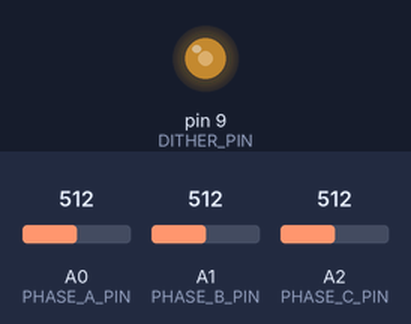
Bench run of a sketch on a simulated Arduino Uno, built with avr-gcc and run on an emulated ATmega328P. On the bench: output pins drawn as LEDs (lit = HIGH). The test bench sets the inputs (shaded band); at power-on: A0 (PHASE_A_PIN) = 512, A1 (PHASE_B_PIN) = 512, A2 (PHASE_C_PIN) = 512. What the sketch prints to the serial monitor is not drawn.

Above: at 1.2 s.
1.3 s: A0 (PHASE_A_PIN) set to 716
4.3 s: A1 (PHASE_B_PIN) set to 716
7.3 s: A2 (PHASE_C_PIN) set to 716
10.3 s: A2 (PHASE_C_PIN) set to 900
Timing chart, 0 to 12.8 s (numbered marks = the images above; inputs shaded):
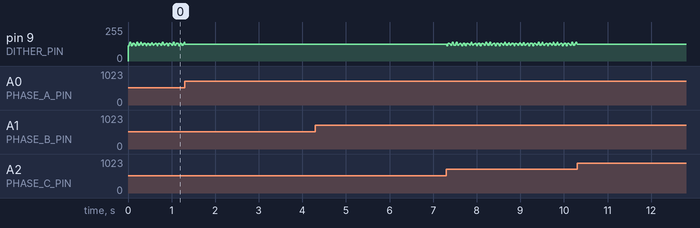

Measured:
- after the input at 1.3 s, pin 9 (DITHER_PIN): goes on until 1.3 s, then stays 127/255
- after the input at 4.3 s, every drawn part: stays the same

The sketch:

dq0_dither2.ino
```cpp
 const int PHASE_A_PIN = A0;
const int PHASE_B_PIN = A1;
const int PHASE_C_PIN = A2;
const int DITHER_PIN = 9;

const float VREF = 5.0;
const int ADC_MAX = 1023;
const float OFFSET_VOLTAGE = VREF / 2.0;
const float DEG_PER_RAD = 180.0 / PI;
const float DT = 0.01; // seconds

const float LAMBDA = 0.15; // momentum smoothing
const float MAX_DITHER_AMP = 12; // max PWM units (8-bit)
const float DITHER_FREQ = 100.0; // Hz
const int MAX_OVERSAMPLE = 8;

struct Complex {
  float re, im;

  Complex operator+(const Complex& b) const { return {re + b.re, im + b.im}; }
  Complex operator*(float s) const { return {re * s, im * s}; }
  float magnitude() const { return sqrt(re * re + im * im); }
  float angle() const { return atan2(im, re); }
};

Complex z_curr = {0, 0};
Complex momentum = {0, 0};

float prev_theta = 0;
float velocity = 0;

unsigned long t_start;

void setup() {
  Serial.begin(115200);
  pinMode(DITHER_PIN, OUTPUT);
  analogWrite(DITHER_PIN, 127); // midpoint
  t_start = millis();
}

void loop() {
  float time = (millis() - t_start) / 1000.0;

  // --- Adaptive Oversampling Setup ---
  int oversample_count = 1;
  float Va = 0, Vb = 0, Vc = 0;

  // Initial rough sample to estimate magnitude
  float V1 = analogRead(PHASE_A_PIN) * VREF / ADC_MAX - OFFSET_VOLTAGE;
  float V2 = analogRead(PHASE_B_PIN) * VREF / ADC_MAX - OFFSET_VOLTAGE;
  float V3 = analogRead(PHASE_C_PIN) * VREF / ADC_MAX - OFFSET_VOLTAGE;

  float Valpha_est = (2.0 / 3.0) * (V1 - 0.5 * V2 - 0.5 * V3);
  float Vbeta_est = (2.0 / 3.0) * ((sqrt(3.0) / 2.0) * (V2 - V3));
  float z_mag = sqrt(Valpha_est * Valpha_est + Vbeta_est * Vbeta_est);

  // Oversampling factor (inversely proportional to signal magnitude)
  if (z_mag < 0.05)      oversample_count = 8;
  else if (z_mag < 0.1)  oversample_count = 6;
  else if (z_mag < 0.2)  oversample_count = 4;
  else if (z_mag < 0.5)  oversample_count = 2;

  // --- Oversample Analog Inputs ---
  for (int i = 0; i < oversample_count; ++i) {
    Va += analogRead(PHASE_A_PIN) * VREF / ADC_MAX - OFFSET_VOLTAGE;
    Vb += analogRead(PHASE_B_PIN) * VREF / ADC_MAX - OFFSET_VOLTAGE;
    Vc += analogRead(PHASE_C_PIN) * VREF / ADC_MAX - OFFSET_VOLTAGE;
  }

  Va /= oversample_count;
  Vb /= oversample_count;
  Vc /= oversample_count;

  // --- Clarke Transform ---
  float Valpha = (2.0 / 3.0) * (Va - 0.5 * Vb - 0.5 * Vc);
  float Vbeta  = (2.0 / 3.0) * ((sqrt(3.0) / 2.0) * (Vb - Vc));
  z_curr = {Valpha, Vbeta};
  z_mag = z_curr.magnitude();

  // --- Adaptive Dither Amplitude ---
  float dither_amp = MAX_DITHER_AMP / (1.0 + 20.0 * z_mag); // smaller amplitude at high signal
  float triangle = 2.0 * fabs(2.0 * (time * DITHER_FREQ - floor(time * DITHER_FREQ + 0.5))) - 1.0;
  int pwm_value = 127 + int(triangle * dither_amp);
  analogWrite(DITHER_PIN, pwm_value);

  // --- Complex Filtered Momentum ---
  momentum = momentum * (1.0 - LAMBDA) + z_curr * LAMBDA;

  float theta = momentum.angle();
  if (theta < 0) theta += 2 * PI;

  // --- Velocity Estimate ---
  float dtheta = theta - prev_theta;
  if (dtheta > PI) dtheta -= 2 * PI;
  if (dtheta < -PI) dtheta += 2 * PI;

  velocity = dtheta / DT;
  prev_theta = theta;

  // --- Correlation (cosine similarity) ---
  float m_mag = momentum.magnitude();
  float corr = 0;
  if (z_mag > 0 && m_mag > 0) {
    corr = (z_curr.re * momentum.re + z_curr.im * momentum.im) / (z_mag * m_mag);
  }

  // --- Output ---
  Serial.print("θ (deg): "); Serial.print(theta * DEG_PER_RAD, 2);
  Serial.print("\tω (rad/s): "); Serial.print(velocity, 2);
  Serial.print("\t|z|: "); Serial.print(z_mag, 3);
  Serial.print("\tCorr: "); Serial.print(corr, 3);
  Serial.print("\tDither: "); Serial.print(dither_amp, 2);
  Serial.print("\tOS: "); Serial.println(oversample_count);

  delay(int(DT * 1000));
}
```
